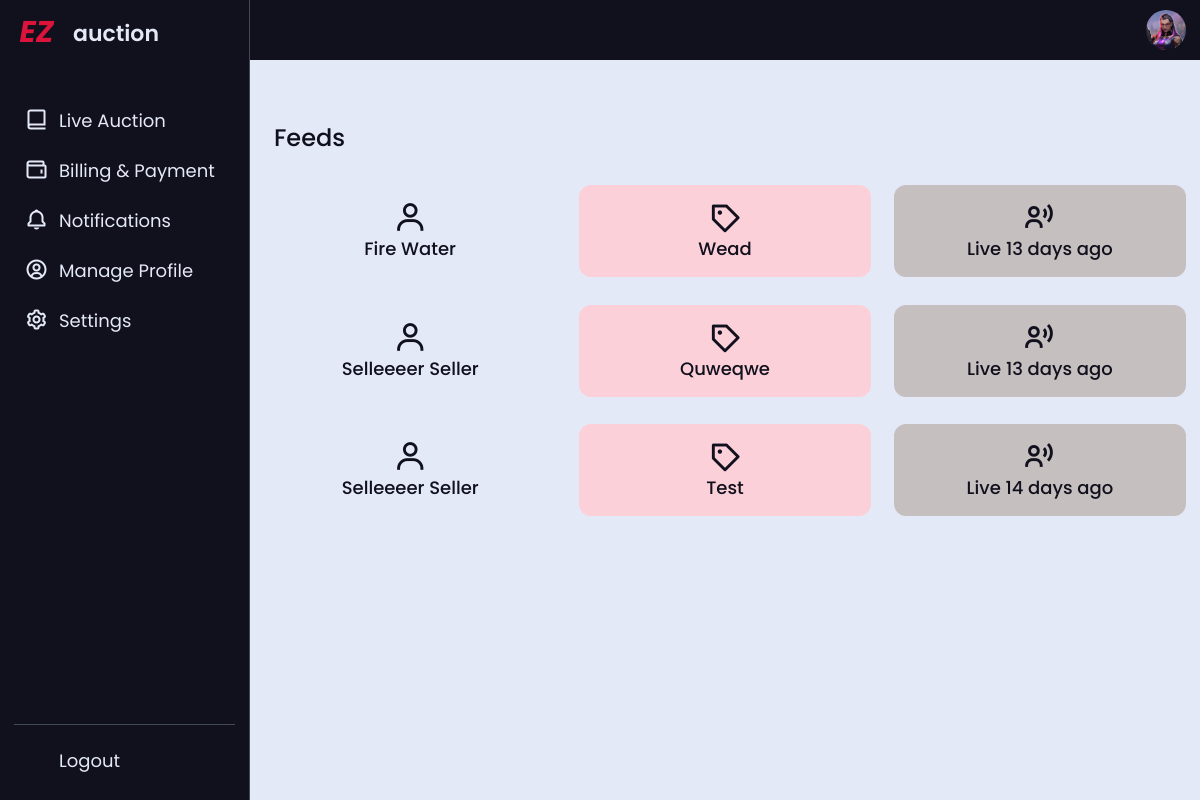
Before: /bidder_feed.php (signed in) with the older database file.
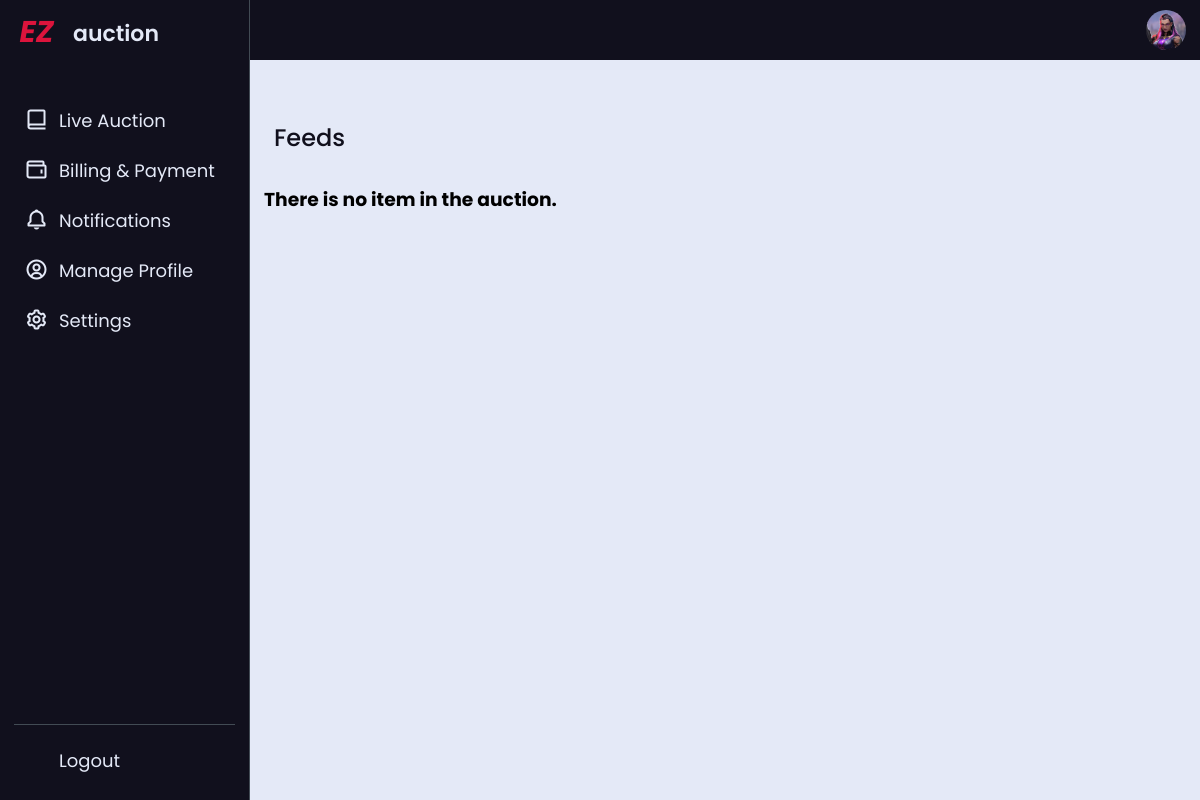
After: the same page with the newer database file.
### tables this page shows
CREATE TABLE `livestock_tbl` (
  `id` int(11) NOT NULL,
  `head_count` int(11) NOT NULL,
  `description` varchar(200) NOT NULL,
  `weight` int(11) NOT NULL,
  `per_head` int(11) NOT NULL,
  `total_weight` int(11) NOT NULL,
  `selling_price` int(11) NOT NULL,
  `seller_id` int(11) NOT NULL,
  `live_status` tinyint(4) NOT NULL DEFAULT 0,
  `live_date` datetime NOT NULL DEFAULT current_timestamp(),
  `live_end` text NOT NULL
);

### bidder_feed.php (the view, shortened to what this page needs)
<!DOCTYPE html>
<html lang="en">
<head>
	<link rel="stylesheet" href="css/bidder_feed.css">
	<link href='https://unpkg.com/boxicons@2.0.7/css/boxicons.min.css' rel='stylesheet'>
	<link rel="stylesheet" href="https://unicons.iconscout.com/release/v4.0.0/css/line.css">
</head>
<body>
	<?php include_once('include/bidder_nav.php')?>
	<section class="dashboard">
		<div class="top">
			<img src="Images/<?=$_SESSION['image']?>" alt="">
		</div>
		<div class="dash-content">
			<div class="overview">
				<div class="title">
					<span class="text">Feeds</span>
				</div>
				<?php
							require './php/db.php';
							$query = "SELECT a.*,CONCAT(fname,' ',lname) as seller ,
							 CASE
								WHEN TIMESTAMPDIFF(SECOND, `live_date`, NOW()) <= 60 THEN 'active a minute ago'
								WHEN TIMESTAMPDIFF(MINUTE, `live_date`, NOW()) <= 60 THEN CONCAT(TIMESTAMPDIFF(MINUTE, `live_date`, NOW()), ' minutes ago')
								WHEN TIMESTAMPDIFF(HOUR, `live_date`, NOW()) <= 24 THEN CONCAT(TIMESTAMPDIFF(HOUR, `live_date`, NOW()), ' hours ago')
								ELSE CONCAT(TIMESTAMPDIFF(DAY, `live_date`, NOW()), ' days ago')
							END AS time_ago
							FROM `livestock_tbl` as a
							LEFT JOIN seller_tbl as b
							ON a.seller_id = b.id
							WHERE live_status=2
							ORDER BY live_date desc
							";
							$query_run = mysqli_query($conn, $query);
							$counter=0;
							while ($row = $query_run->fetch_array()){
								$seller = $row['seller'];
								$description = $row['description'];
								$id = $row['id'];
								echo '
								<a href="bidder_auction.php?id='.$id.'">
									<div class="boxes mb-3" >
										<div class="box box6">
											<i class="bx bx-user"></i>
											<span class="text">'.ucwords($seller).'</span>
										</div>
										<div class="box box5">
											<i class="bx bx-purchase-tag"></i>
											<span class="text">'.ucfirst($description).'</span>
										</div>
										<div class="box box3">
											<i class="bx bx-user-voice" ></i>
											<span class="text">Live '.$row['time_ago'].'</span>
										</div>
									</div>
								</a>
								';
								$counter +=1;
							}
							if($counter==0){
								echo '<h3>There is no item in the auction.</h3>';
							}
						?>
			</div>
		</div>
	</section>
</body>
</html>

Changed rows visible on the page:
removed livestock_tbl: seller "Fire Water", description "Wead", time_ago "13 days ago"
removed livestock_tbl: seller "Selleeeer Seller", description "Quweqwe", time_ago "13 days ago"
removed livestock_tbl: seller "Selleeeer Seller", description "Test", time_ago "14 days ago"
Other visible differences:
text now shown: "There is no item in the auction."
